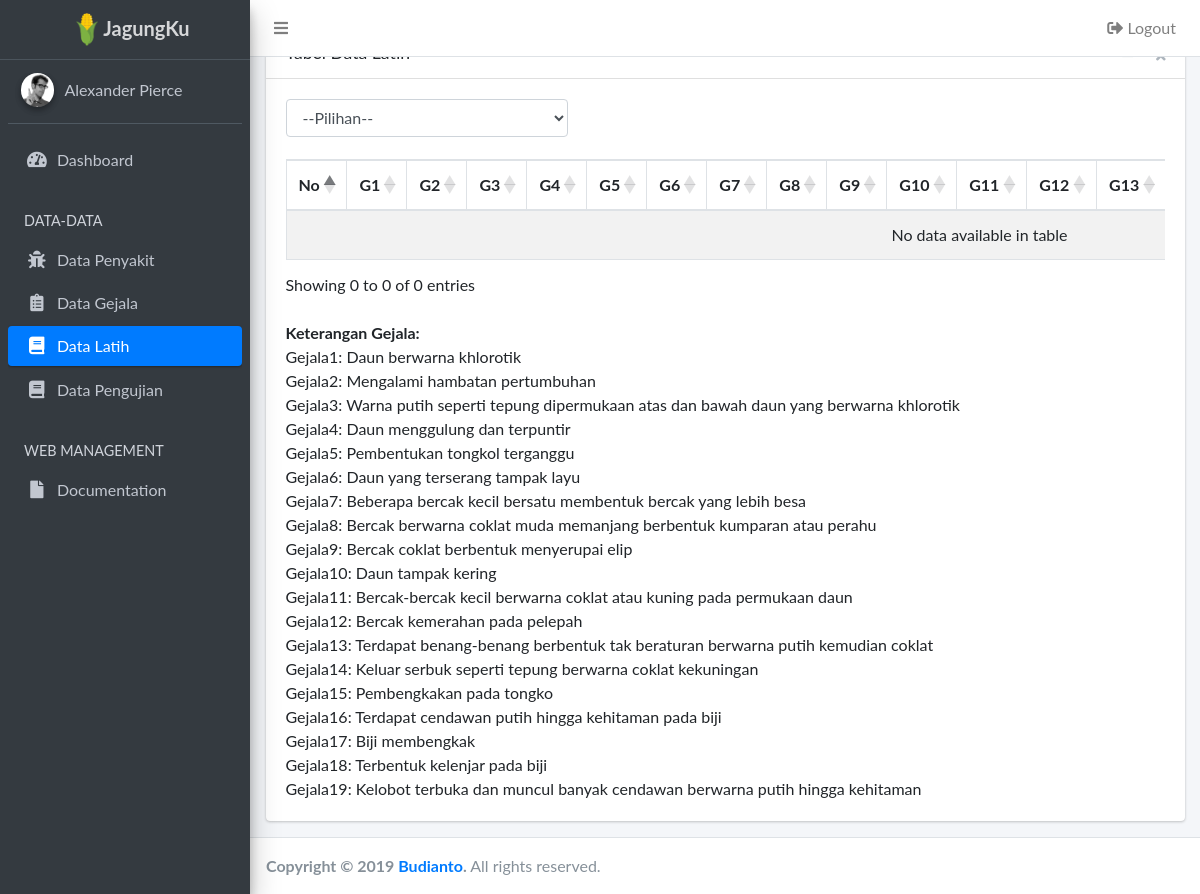
The page /index.php/admin/datalatih on the database its author committed.
### tables this page shows
CREATE TABLE `tb_gejala` (
  `kode_gejala` int(11) NOT NULL,
  `gejala` varchar(128) NOT NULL
);

### application/controllers/admin/Datalatih.php (called while the page is built, shortened)
<?php
class Datalatih extends CI_Controller {
	public function __construct()
	{
		$this->load->model('M_datalatih');
		$this->load->model('M_gejala');
		$this->load->model('M_penyakit');
	}
	public function index()
	{
		$data['title'] = "Data Latih";
		$pilihan = $this->input->post('pilihan');
		$data['gejala'] = $this->M_gejala->getAllData();
		$data['penyakit'] = $this->M_penyakit->getAllData();
		$data['datalatih'] = $this->M_datalatih->getDataByKategori($pilihan);
        $this->load->view('templates/admin/header', $data);
        $this->load->view('pages/admin/datalatih', $data);
        $this->load->view('templates/admin/footer');
	}
}

### index.php (called while the page is built, shortened)
<?php
require_once BASEPATH.'core/CodeIgniter.php';

### application/models/M_gejala.php (called while the page is built, shortened)
<?php
class M_gejala extends CI_Model {
	public function getAllData()
	{
		return $this->db->get('tb_gejala')->result_array();
	}
}

### application/views/pages/admin/datalatih.php (the view, shortened to what this page needs)
<div class="content-wrapper">
  <div class="content-header">
    <div class="container-fluid">
      <div class="row mb-2">
        <div class="col-sm-6">
          <h1 class="m-0 text-dark"><?= $title;?></h1>
        </div>
        <div class="col-sm-6">
          <ol class="breadcrumb float-sm-right">
            <li class="breadcrumb-item active"><a href="<?= base_url('dashboard');?>"><?= $title;?></a></li>
          </ol>
        </div>
      </div>
    </div>
  </div>
  <section class="content">
    <div class="container-fluid">
      <div class="row">
        <div class="col-md-12">
          <div class="card">
            <div class="card-header">
              <h3 class="card-title">Tabel Data Latih</h3>
              <div class="card-tools">
                <button type="button" class="btn btn-tool" data-card-widget="collapse">
                </button>
                <button type="button" class="btn btn-tool" data-card-widget="remove">
                </button>
              </div>
            </div>
            <div class="card-body table-responsive">
              <div class="row">
              <div class="col-md-4">
                <?= form_open();?>
                <div class="form-group">
                  <select class="form-control" id="datalatih" name="pilihan" onchange="this.form.submit();">
                    <option value="">--Pilihan--</option>
                  </select>
                </div>
                <?= form_close();?>
            </div>
          </div>
              <table class="table table-striped table-bordered" id="table2">
                <thead>
                  <tr>
                    <th>No</th>
                    <th>G1</th>
                    <th>G2</th>
                    <th>G3</th>
                    <th>G4</th>
                    <th>G5</th>
                    <th>G6</th>
                    <th>G7</th>
                    <th>G8</th>
                    <th>G9</th>
                    <th>G10</th>
                    <th>G11</th>
                    <th>G12</th>
                    <th>G13</th>
                  </tr>
                </thead>
                <tbody>
                </tbody>
              </table>
              <br>
              <b>Keterangan Gejala:</b><br>
              <?php foreach($gejala as $g):?>
                    Gejala<?= $g['kode_gejala'];?>: <?= $g['gejala'];?><br>
                  <?php endforeach;?>
            </div>
          </div>
        </div>
      </div>
    </div>
  </section>
</div>

### assets/css/style.css (style rules this page uses)
.content { margin-top: -100px; }

### rows shown on the page
tb_gejala: kode_gejala "1", gejala "Daun berwarna khlorotik"
tb_gejala: kode_gejala "2", gejala "Mengalami hambatan pertumbuhan"
tb_gejala: kode_gejala "3", gejala "Warna putih seperti tepung dipermukaan atas dan bawah daun yang berwarna khlorotik"
tb_gejala: kode_gejala "4", gejala "Daun menggulung dan terpuntir"
tb_gejala: kode_gejala "5", gejala "Pembentukan tongkol terganggu"
tb_gejala: kode_gejala "6", gejala "Daun yang terserang tampak layu"
tb_gejala: kode_gejala "7", gejala "Beberapa bercak kecil bersatu membentuk bercak yang lebih besa"
tb_gejala: kode_gejala "8", gejala "Bercak berwarna coklat muda memanjang berbentuk kumparan atau perahu"
tb_gejala: kode_gejala "9", gejala "Bercak coklat berbentuk menyerupai elip"
tb_gejala: kode_gejala "10", gejala "Daun tampak kering"
tb_gejala: kode_gejala "11", gejala "Bercak-bercak kecil berwarna coklat atau kuning pada permukaan daun"
tb_gejala: kode_gejala "12", gejala "Bercak kemerahan pada pelepah"
tb_gejala: kode_gejala "13", gejala "Terdapat benang-benang berbentuk tak beraturan berwarna putih kemudian coklat"
tb_gejala: kode_gejala "14", gejala "Keluar serbuk seperti tepung berwarna coklat kekuningan"
tb_gejala: kode_gejala "15", gejala "Pembengkakan pada tongko"
tb_gejala: kode_gejala "16", gejala "Terdapat cendawan putih hingga kehitaman pada biji"
tb_gejala: kode_gejala "17", gejala "Biji membengkak"
tb_gejala: kode_gejala "18", gejala "Terbentuk kelenjar pada biji"
tb_gejala: kode_gejala "19", gejala "Kelobot terbuka dan muncul banyak cendawan berwarna putih hingga kehitaman"
